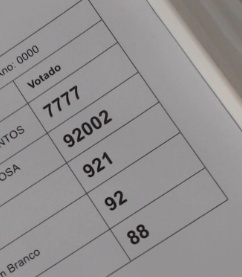
#> input picture votos.jpg, 242 x 277 px, found by its file name
$ python crop_test.py
#> lines starting #> are read from the running program, lines starting #| are printed output that depends on the picture; after the words box and inside, x2 and y2 are one past the last pixel; in counts of white or black regions, pixels touching at a corner belong together; long printed decimals are rounded
import cv2 as cv
import numpy as np

img_file = "C:/new_folder/votos.jpg"


frame = cv.imread(img_file)
#> frame is the input picture: shape (277, 242, 3); mean B, G, R 144.5, 144.1, 146.2
copy = frame.copy()

copy_gray = cv.cvtColor(copy, cv.COLOR_BGR2GRAY)
thresh = 132
img_eroded = cv.erode(copy_gray,np.ones((3, 3), np.uint8),iterations=2)
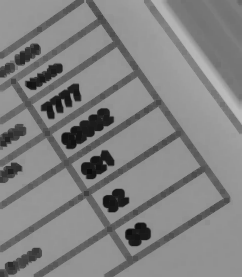
#> img_eroded: shape (277, 242); min 11, max 187, mean 129.2
# img_dilated = cv.dilate(thresh_img,(3,3),iterations=1)
ret,thresh_img = cv.threshold(img_eroded, thresh, 255, cv.THRESH_TRIANGLE)
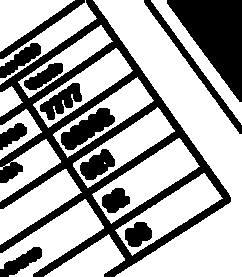
#> thresh_img: shape (277, 242); 65.1% white; 13 black regions
#> ret = 139


cv.imwrite("C:/new_folder/resultado.jpg", thresh_img)
contours, hierarchy = cv.findContours(thresh_img, cv.RETR_TREE, cv.CHAIN_APPROX_SIMPLE)
#> contours = 23 contours, 1 with area under 20; largest, box (x1, y1, x2, y2) and area: (93, 0, 242, 277) 13860, (92, 138, 200, 224) 3596, (115, 173, 223, 256) 3208, (0, 199, 104, 277) 2974, (73, 107, 175, 188) 2920


i=0
new_img = frame.copy()
for c in contours:
    perimeter = cv.arcLength(c, True)

    approx = cv.approxPolyDP(c, 0.02 * perimeter, True)
    if len(approx) == 4:

        m = cv.moments(c)
        cx = int(m['m10']/m['m00'])
        cy = int(m['m01']/m['m00'])
        ratio_xy_centroid = cx/(cy+1)
        if ratio_xy_centroid>=0.10 and ratio_xy_centroid<=1.30 and perimeter>252:
            print(ratio_xy_centroid)
            print("ratio")
            # retorna uma tupla com x e y centrais, altura e largura, além do ângulo em relação ao centro a partir do contorno
            rect = cv.minAreaRect(c)
            # retorna os vértices do retângulo
            box = cv.boxPoints(rect)
            box = np.int64(box)

            cv.drawContours(new_img, [box], 0, (0, 0, 255), 1)
            cv.imwrite("C:/new_folder/contours.jpg", new_img)
            width = int(rect[1][0])
            height = int(rect[1][1])

            edge_pts_in_src_img = box.astype("float32")

            edge_pts_in_destine_img = np.array([[0, height],
                                [0, 0],
                                [width, 0],
                                [width, height]], dtype="float32")

            M = cv.getPerspectiveTransform(edge_pts_in_src_img, edge_pts_in_destine_img)

            warped = cv.warpPerspective(new_img, M, (width, height))
            warped = cv.rotate(warped,cv.ROTATE_90_CLOCKWISE)

            cv.imwrite("C:/new_folder/resultado"+str(i)+".jpg", warped)
            i+=1
#> this loop made 23 passes
#> (perimeter, approx, cx, cy, ratio_xy_centroid, rect, width, height) on passes 3, 7, 10, 14, 16: (290.7, [[204, 173], [115, 230], [132, 255], [222, 198]], 168, 213, 0.785, ((168.3, 213.7), (107.3, 31.56), -32.68), 107, 31), (295, [[179, 138], [92, 194], [111, 223], [199, 166]], 145, 180, 0.801, ((145.3, 180.1), (105.7, 35.66), -32.91), 105, 35), (278.2, [[157, 107], [73, 163], [87, 187], [174, 131]], 122, 147, 0.824, ((123, 147.2), (104.1, 29.48), -33.51), 104, 29), (275.6, [[137, 77], [53, 134], [67, 157], [153, 100]], 102, 116, 0.872, ((102.5, 117.3), (103.2, 29.12), -33.91), 103, 29), (271.6, [[116, 48], [33, 104], [48, 127], [132, 70]], 82, 87, 0.932, ((82.39, 87.41), (101.9, 28.78), -34.16), 101, 28)
#> (perimeter, approx, cx, cy, ratio_xy_centroid) on passes 1, 5, 13, 20: (201.8, [[124, 258], [108, 234], [44, 276], [103, 276]], 91, 260, 0.349), (249.3, [[66, 169], [0, 209], [0, 244], [81, 192]], 36, 204, 0.176), (85.84, [[11, 86], [0, 92], [0, 116], [22, 102]], 8, 100, 0.0792), (332.5, [[151, 0], [241, 124], [241, 102], [166, 0]], 199, 57, 3.43)
#| 0.785
#| ratio
#| 0.8011
#| ratio
#| 0.8243
#| ratio
#| 0.8718
#| ratio
#| 0.9318
#| ratio
#> (further printed lines are left out)
#> pass 3, `warped = cv.warpPerspective(new_img, M, (width, height))`:
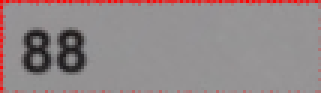
#> warped: shape (31, 107, 3) (shown 3 times larger); mean B, G, R 136.9, 135.9, 146.3
#> pass 3, `warped = cv.rotate(warped,cv.ROTATE_90_CLOCKWISE)`:
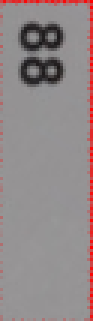
#> warped: shape (107, 31, 3) (shown 3 times larger); mean B, G, R 136.9, 135.9, 146.3
#> after the loop:
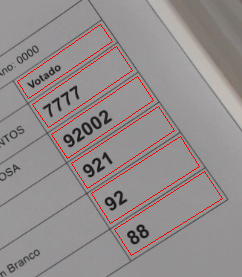
#> new_img: shape (277, 242, 3); 1.99% of pixels changed, all inside (x1, y1, x2, y2) = (17, 24, 223, 256)
#> after the loop, i = 6

$ run again, with titulo.jpg copied over votos.jpg
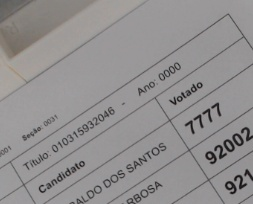
#> input picture titulo.jpg, 253 x 204 px, found by its file name
#> frame is the input picture: shape (204, 253, 3); mean B, G, R 143.9, 143.7, 145.9
#> `ret,thresh_img = cv.threshold(img_eroded, thresh, 255, cv.THRESH_TRIAN..`:
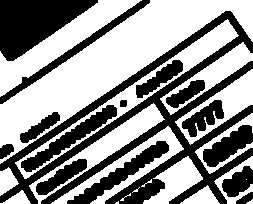
#> thresh_img: shape (204, 253); 56.7% white; 15 black regions
#> ret = 139
#> contours = 26 contours, 6 with area under 20; largest, box (x1, y1, x2, y2) and area: (0, 0, 253, 164) 11962, (15, 19, 239, 179) 4856, (0, 0, 142, 97) 3270, (29, 103, 165, 204) 2839, (175, 69, 253, 145) 2312
#> the loop `for c in contours:` made 26 passes
#> (perimeter, approx, cx, cy, ratio_xy_centroid, rect, width, height) on passes 14, 20: (362.2, [[155, 105], [29, 185], [38, 203], [164, 119]], 96, 152, 0.627, ((95.88, 153.1), (151.7, 21.08), -33.69), 151, 21), (584.7, [[228, 20], [15, 162], [24, 178], [237, 36]], 127, 98, 1.28, ((126.2, 99.3), (257.5, 20.69), -34.07), 257, 20)
#> (printed output is left out)
#> after the loop `for c in contours:`:
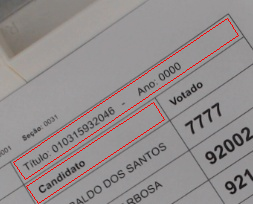
#> new_img: shape (204, 253, 3); 1.45% of pixels changed, all inside (x1, y1, x2, y2) = (13, 18, 239, 204)
#> after the loop `for c in contours:`: i = 2
